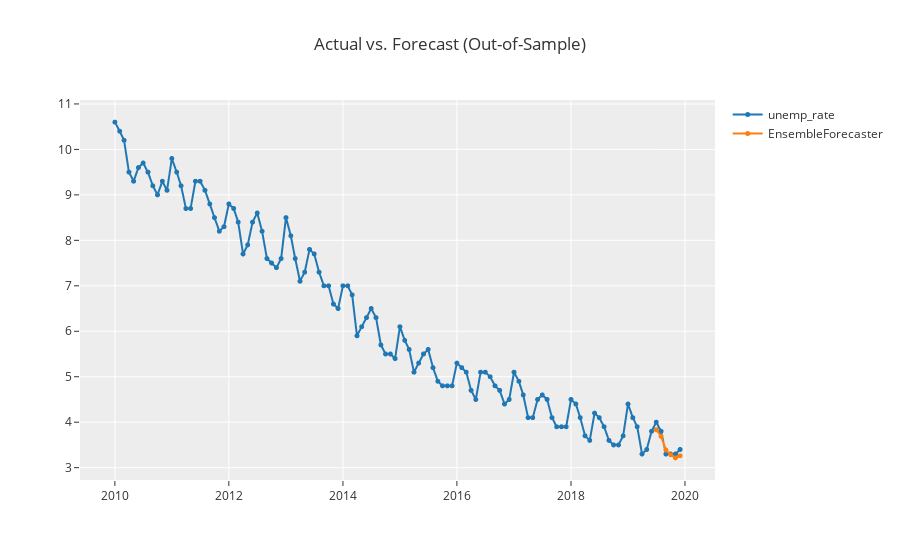

The cell this chart's notebook holds for it:
### Code cell
exp.plot_model(estimator=blended_model)
